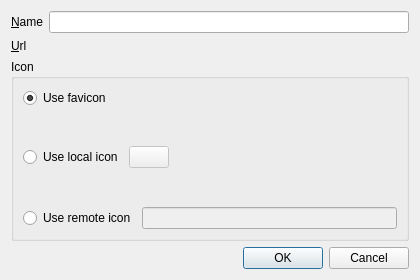
<?xml version="1.0" encoding="UTF-8"?>
<ui version="4.0">
 <class>EditSpeedDialEntryDlg</class>
 <widget class="QWidget" name="EditSpeedDialEntryDlg">
  <property name="geometry">
   <rect>
    <x>0</x>
    <y>0</y>
    <width>420</width>
    <height>280</height>
   </rect>
  </property>
  <layout class="QVBoxLayout" name="verticalLayout">
   <item>
    <layout class="QFormLayout" name="formLayout">
     <item row="0" column="0">
      <widget class="QLabel" name="label">
       <property name="text">
        <string>&amp;Name</string>
       </property>
       <property name="buddy">
        <cstring>nameWidget</cstring>
       </property>
      </widget>
     </item>
     <item row="0" column="1">
      <widget class="QLineEdit" name="nameWidget">
       <property name="toolTip">
        <string>The name you want displayed on the Speed Dial button</string>
       </property>
      </widget>
     </item>
     <item row="1" column="0">
      <widget class="QLabel" name="label_2">
       <property name="text">
        <string>&amp;Url</string>
       </property>
       <property name="buddy">
        <cstring>urlWidget</cstring>
       </property>
      </widget>
     </item>
     <item row="1" column="1">
      <widget class="KUrlRequester" name="urlWidget">
       <property name="mode">
        <set>KFile::Mode::ExistingOnly|KFile::Mode::File</set>
       </property>
      </widget>
     </item>
    </layout>
   </item>
   <item>
    <widget class="QGroupBox" name="groupBox">
     <property name="title">
      <string>Icon</string>
     </property>
     <layout class="QVBoxLayout" name="verticalLayout_2">
      <item>
       <widget class="QRadioButton" name="useFaviconBtn">
        <property name="text">
         <string>Use favicon</string>
        </property>
        <property name="checked">
         <bool>true</bool>
        </property>
       </widget>
      </item>
      <item>
       <spacer name="verticalSpacer">
        <property name="orientation">
         <enum>Qt::Orientation::Vertical</enum>
        </property>
        <property name="sizeHint" stdset="0">
         <size>
          <width>20</width>
          <height>40</height>
         </size>
        </property>
       </spacer>
      </item>
      <item>
       <layout class="QHBoxLayout" name="horizontalLayout">
        <item>
         <widget class="QRadioButton" name="useLocalIconBtn">
          <property name="text">
           <string>Use local icon</string>
          </property>
         </widget>
        </item>
        <item>
         <widget class="KIconButton" name="localIconBtn">
          <property name="enabled">
           <bool>false</bool>
          </property>
          <property name="iconSize">
           <number>48</number>
          </property>
         </widget>
        </item>
        <item>
         <spacer name="horizontalSpacer">
          <property name="orientation">
           <enum>Qt::Orientation::Horizontal</enum>
          </property>
          <property name="sizeHint" stdset="0">
           <size>
            <width>40</width>
            <height>20</height>
           </size>
          </property>
         </spacer>
        </item>
       </layout>
      </item>
      <item>
       <spacer name="verticalSpacer_2">
        <property name="orientation">
         <enum>Qt::Orientation::Vertical</enum>
        </property>
        <property name="sizeHint" stdset="0">
         <size>
          <width>20</width>
          <height>40</height>
         </size>
        </property>
       </spacer>
      </item>
      <item>
       <layout class="QHBoxLayout" name="horizontalLayout_2">
        <item>
         <widget class="QRadioButton" name="useRemoteIconBtn">
          <property name="text">
           <string>Use remote icon</string>
          </property>
         </widget>
        </item>
        <item>
         <widget class="QLineEdit" name="remoteIconWidget">
          <property name="enabled">
           <bool>false</bool>
          </property>
         </widget>
        </item>
       </layout>
      </item>
     </layout>
    </widget>
   </item>
   <item>
    <widget class="QDialogButtonBox" name="buttons">
     <property name="standardButtons">
      <set>QDialogButtonBox::StandardButton::Cancel|QDialogButtonBox::StandardButton::Ok</set>
     </property>
    </widget>
   </item>
  </layout>
 </widget>
 <customwidgets>
  <customwidget>
   <class>KIconButton</class>
   <extends>QPushButton</extends>
   <header>kiconbutton.h</header>
  </customwidget>
  <customwidget>
   <class>KUrlRequester</class>
   <extends>QWidget</extends>
   <header>kurlrequester.h</header>
  </customwidget>
 </customwidgets>
 <tabstops>
  <tabstop>nameWidget</tabstop>
  <tabstop>urlWidget</tabstop>
  <tabstop>useFaviconBtn</tabstop>
  <tabstop>useLocalIconBtn</tabstop>
  <tabstop>localIconBtn</tabstop>
  <tabstop>useRemoteIconBtn</tabstop>
  <tabstop>remoteIconWidget</tabstop>
 </tabstops>
 <resources/>
 <connections/>
</ui>
